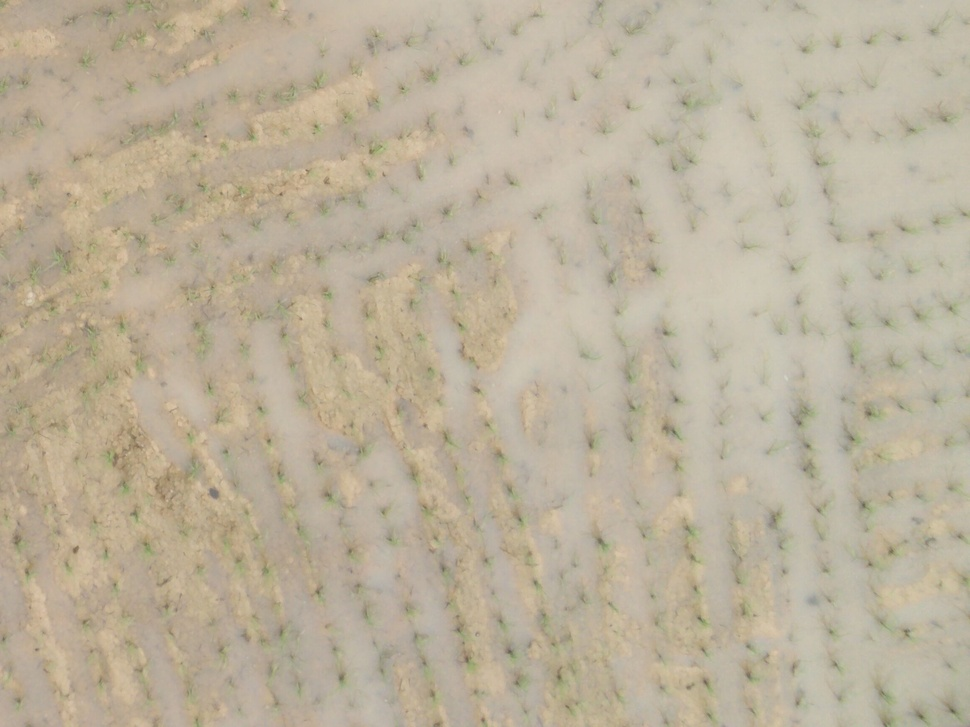
#> input picture development/IMG_170406_035925_0016_RGB4.JPG, 970 x 727 px, shrunk from 2304 x 1728 before the run; its folder holds only this picture in this run
$ python -i preprocessing.py   (imports and definitions only)
#> lines starting #> are read from the running program, lines starting #| are printed output that depends on the picture
import numpy as np
import cv2 as cv
import os

# 彩色图像全局直方图均衡化
def hisEqulColor1(img):
	# 将RGB图像转换到YCrCb空间中
    ycrcb = cv.cvtColor(img, cv.COLOR_BGR2YCR_CB)
    # 将YCrCb图像通道分离
    channels = cv.split(ycrcb)
    # 对第1个通道即亮度通道进行全局直方图均衡化并保存
    cv.equalizeHist(channels[0],channels[0])
    # 将处理后的通道和没有处理的两个通道合并，命名为ycrcb
    cv.merge(channels,ycrcb)
    # 将YCrCb图像转换回RGB图像
    cv.cvtColor(ycrcb, cv.COLOR_YCR_CB2BGR, img)
    return img


# 彩色图像进行自适应直方图均衡化，代码同上的地方不再添加注释
def hisEqulColor2(img):
    ycrcb = cv.cvtColor(img, cv.COLOR_BGR2YCR_CB)
    channels = cv.split(ycrcb)

    clahe = cv.createCLAHE(clipLimit=2.0,tileGridSize=(8,8))
    clahe.apply(channels[0],channels[0])

    cv.merge(channels,ycrcb)
    cv.cvtColor(ycrcb, cv.COLOR_YCR_CB2BGR, img)
    return img

# [1 line that did not run here, left out]

# [9 lines of commented-out code are left out]

# [4 lines not run here, left out]

>>> import cv2
>>> picture = cv2.imread('../development/IMG_170406_035925_0016_RGB4.JPG')
#> picture is the input picture: shape (727, 970, 3); mean B, G, R 155.1, 176.8, 187.7
>>> result = hisEqulColor1(picture)
#> in hisEqulColor1, `ycrcb = cv.cvtColor(img, cv.COLOR_BGR2YCR_CB)`: ycrcb: shape (727, 970, 3); mean of channels 0, 1, 2 177.6, 135.2, 115.3
#> in hisEqulColor1, `cv.cvtColor(ycrcb, cv.COLOR_YCR_CB2BGR, img)`: ycrcb: shape (727, 970, 3); mean of channels 0, 1, 2 130.8, 135.2, 115.3
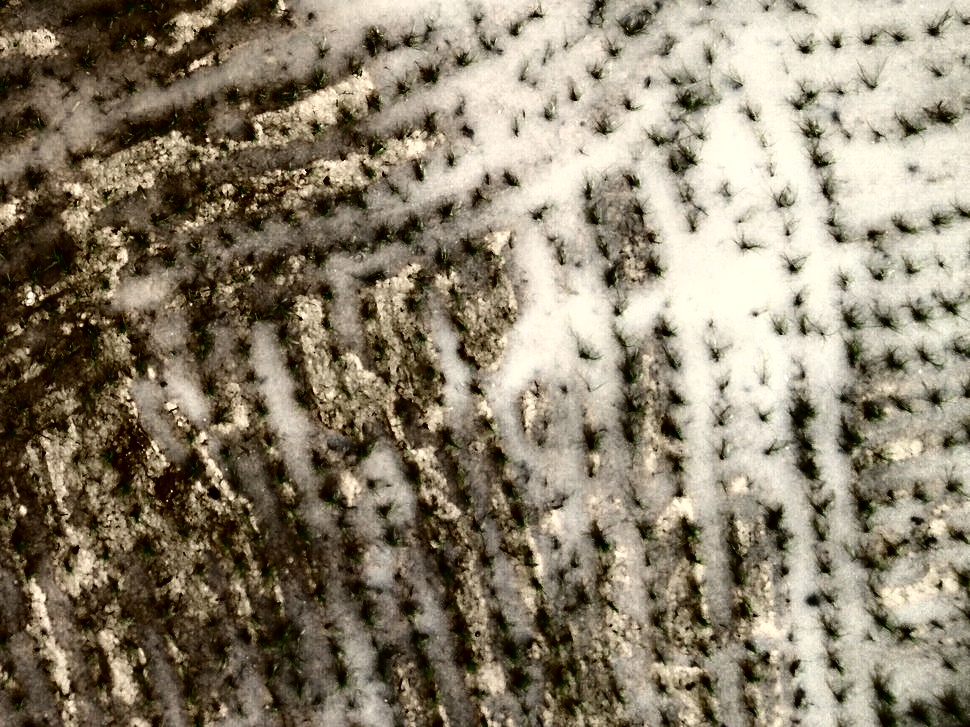
#> result: shape (727, 970, 3); mean B, G, R 109.6, 130, 140.8

$ run again, on development/IMG_170406_035935_0024_RGB3.JPG
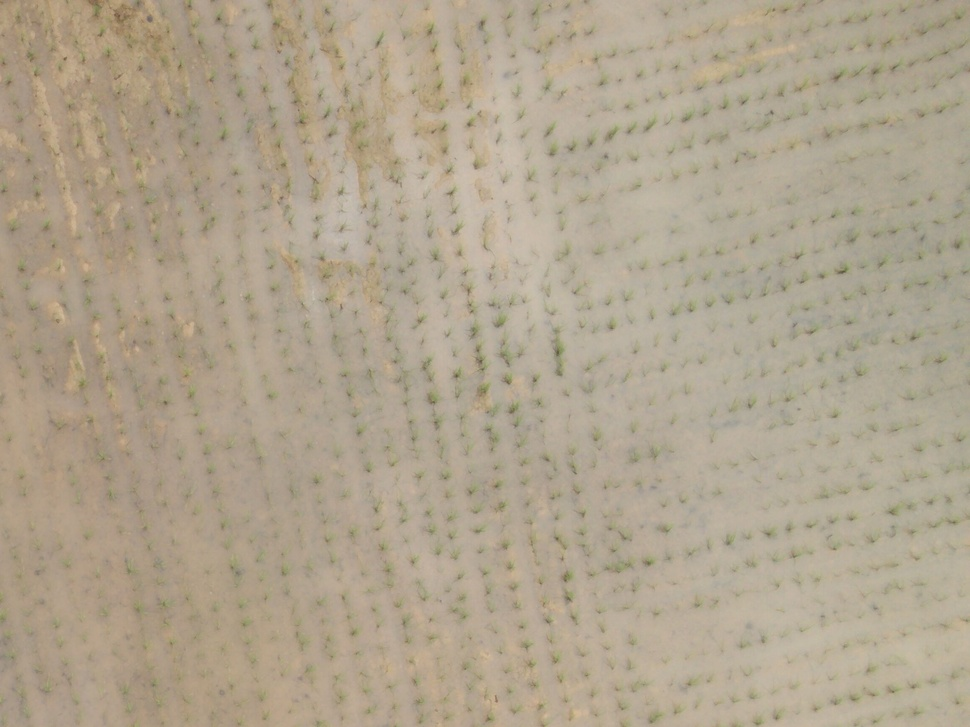
#> input picture development/IMG_170406_035935_0024_RGB3.JPG, 970 x 727 px, shrunk from 2304 x 1728 before the run
#> picture is the input picture: shape (727, 970, 3); mean B, G, R 142.3, 163.6, 175.8
#> `result = hisEqulColor1(picture)`:
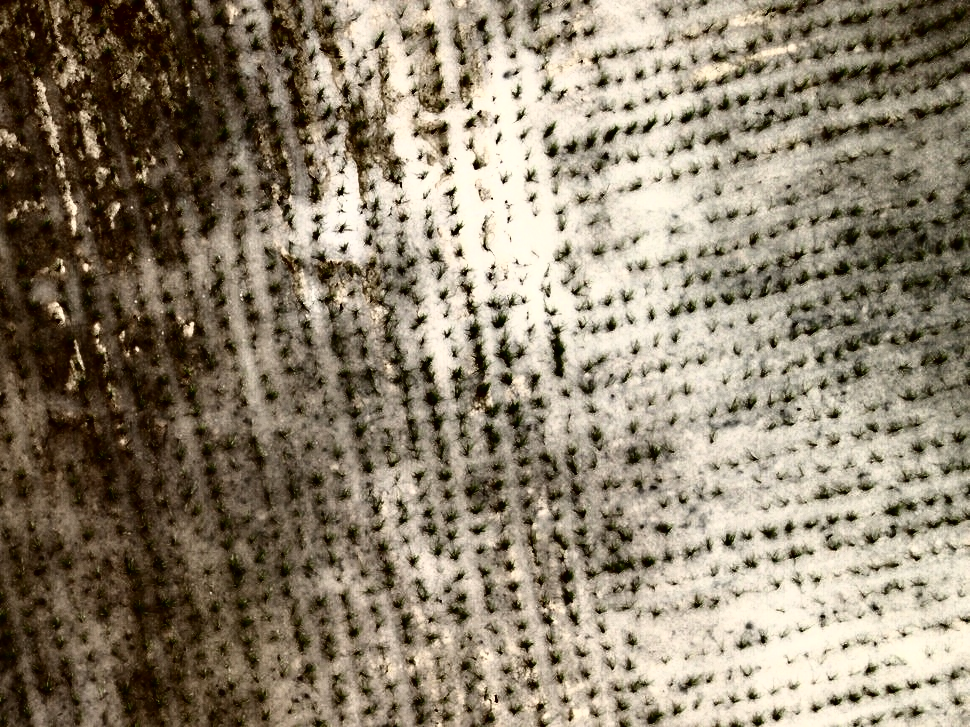
#> result: shape (727, 970, 3); mean B, G, R 109.6, 129.8, 141.8

$ run again, on development/IMG_170406_035935_0024_RGB4.JPG
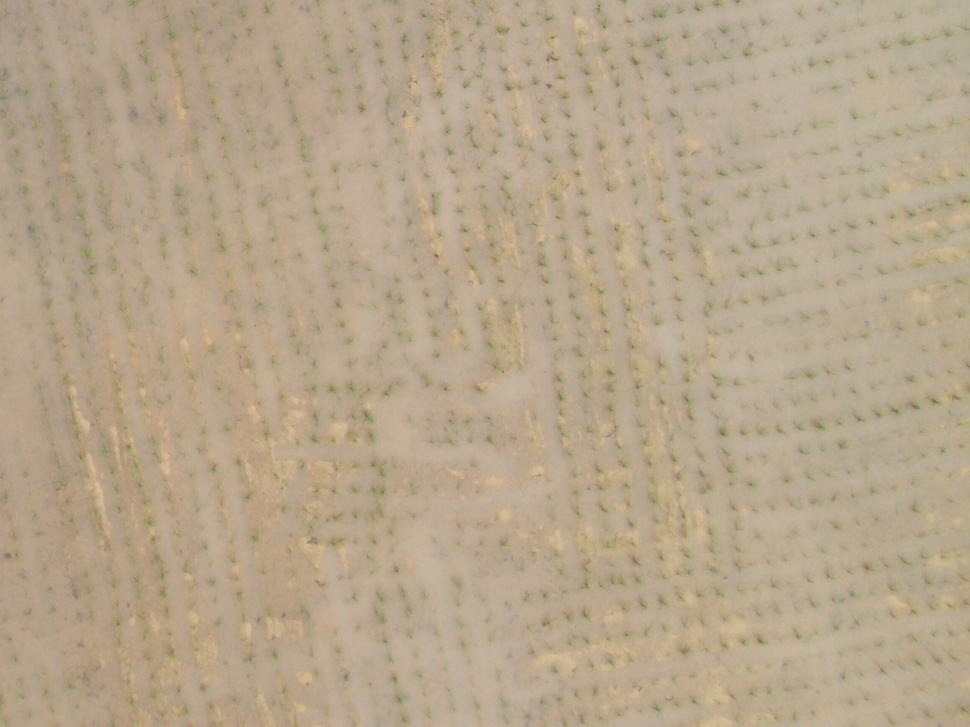
#> input picture development/IMG_170406_035935_0024_RGB4.JPG, 970 x 727 px, shrunk from 2304 x 1728 before the run
#> picture is the input picture: shape (727, 970, 3); mean B, G, R 139.7, 165.9, 183
#> `result = hisEqulColor1(picture)`:
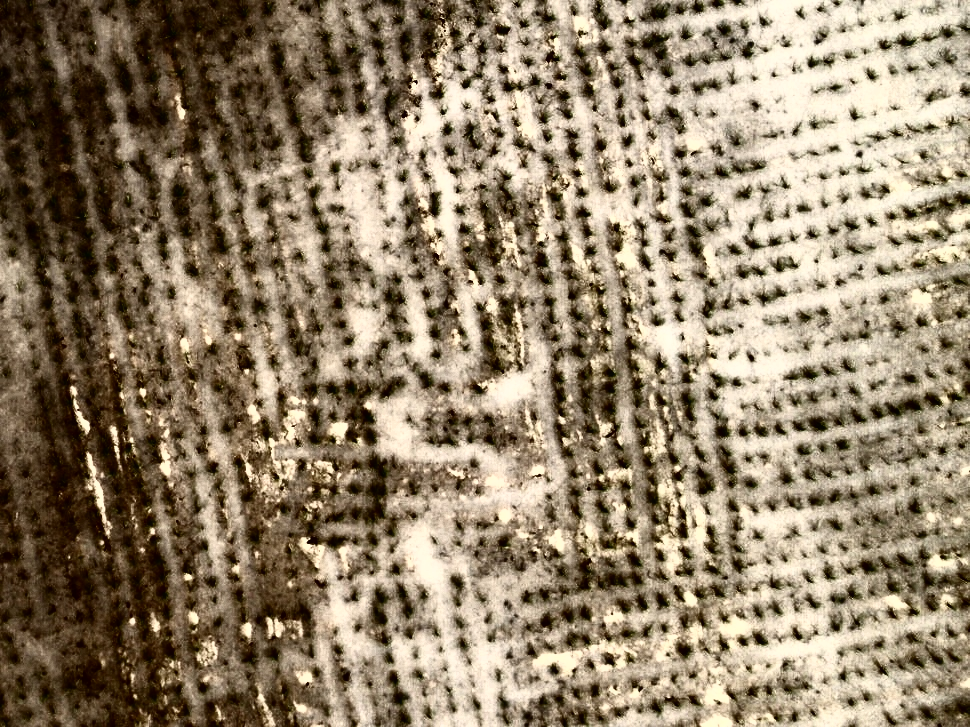
#> result: shape (727, 970, 3); mean B, G, R 105.8, 130.3, 146.9

$ run again, on development/IMG_170406_040008_0052_RGB1.JPG
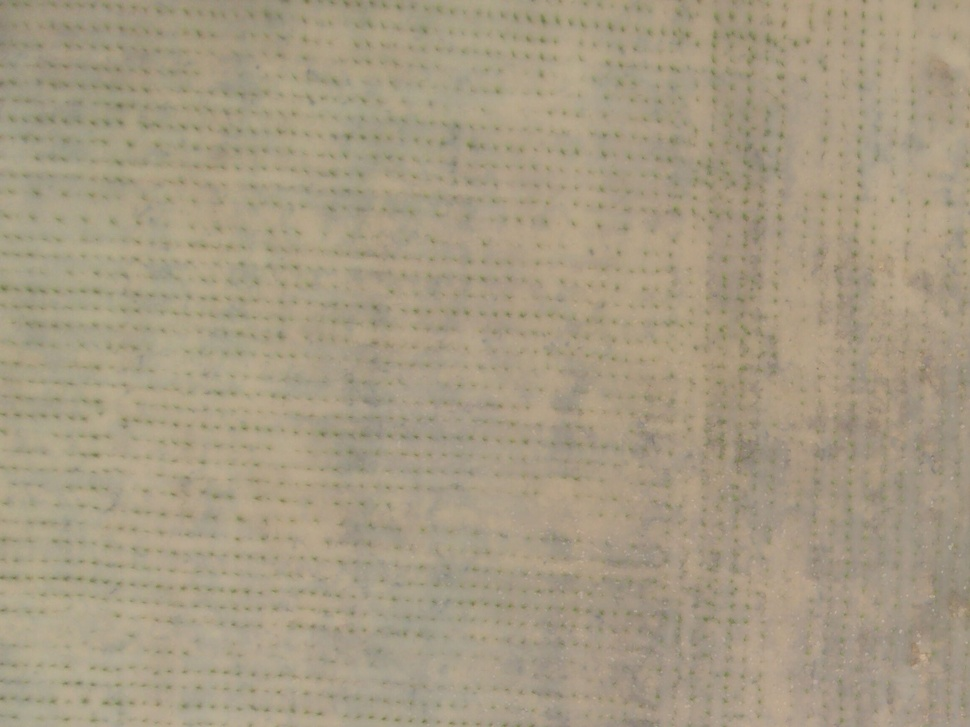
#> input picture development/IMG_170406_040008_0052_RGB1.JPG, 970 x 727 px, shrunk from 2304 x 1728 before the run
#> picture is the input picture: shape (727, 970, 3); mean B, G, R 131.3, 154.4, 166
#> `result = hisEqulColor1(picture)`:
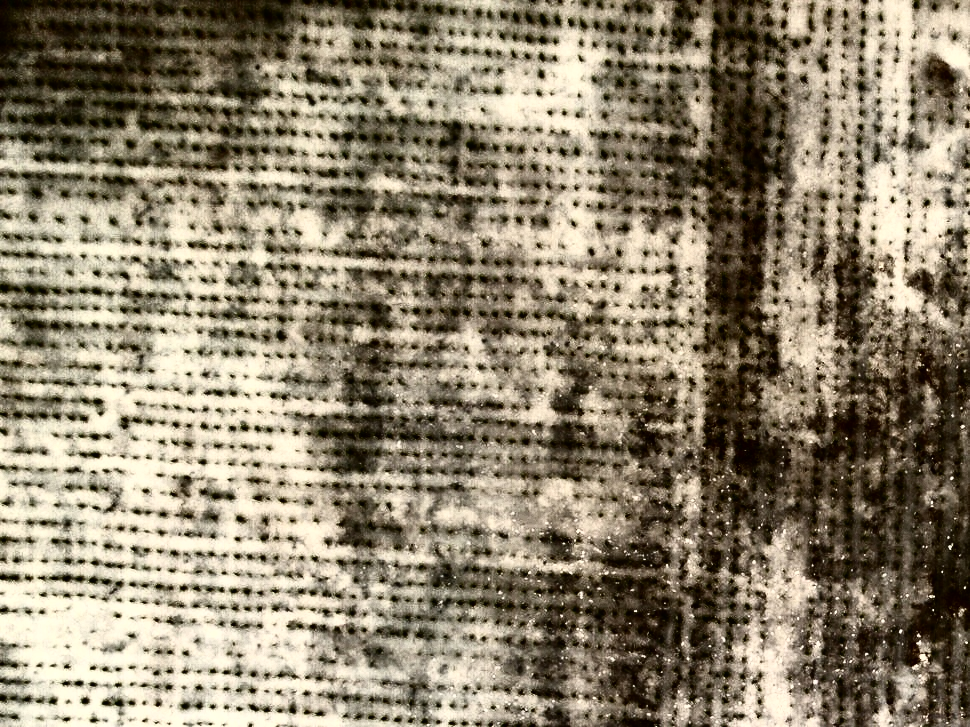
#> result: shape (727, 970, 3); mean B, G, R 109.4, 131.6, 142.8
